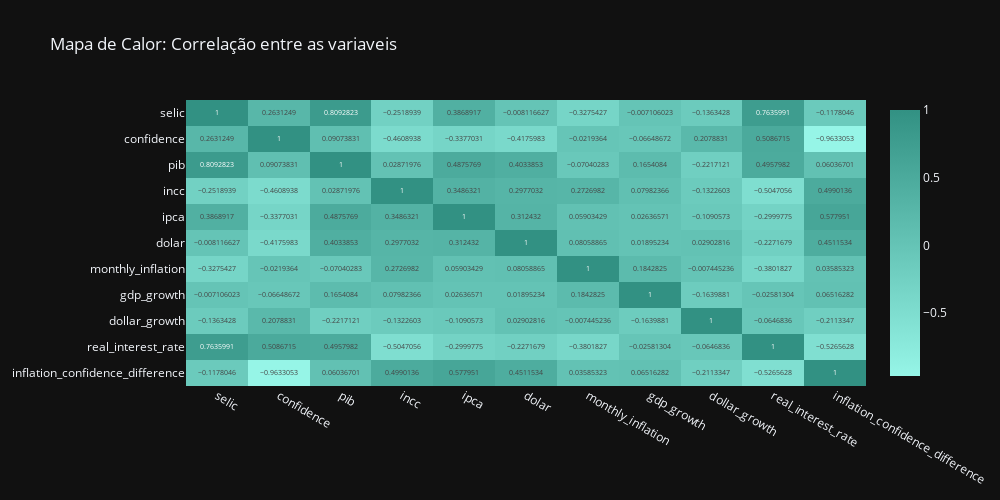

The notebook cell this image was saved under:
### Markdown cell above
### Correlation and Dispersion

### Code cell
df_macroeconomic_numeric_cols_corr = df_macroeconomic_numeric_cols.corr()
color_scale = [[0, 'rgb(150, 245, 231)'], [0.5, 'rgb(100, 195, 181)'], [1, 'rgb(50, 145, 131)']]
fig = px.imshow(df_macroeconomic_numeric_cols_corr, text_auto=True, aspect="auto", width=1000, height=500, template="plotly_dark", title="Mapa de Calor: Correlação entre as variaveis", color_continuous_scale=color_scale)
fig.show()

### Figure 1 — Plotly figure (JSON) as saved in the notebook; plotly's stock layout.template omitted (floating-point values rounded to 4 significant figures)
{"data": [{"coloraxis": "coloraxis", "hovertemplate": "x: %{x}<br>y: %{y}<br>color: %{z}<extra></extra>", "name": "0", "texttemplate": "%{z}", "type": "heatmap", "x": ["selic", "confidence", "pib", "incc", "ipca", "dolar", "monthly_inflation", "gdp_growth", "dollar_growth", "real_interest_rate", "inflation_confidence_difference"], "xaxis": "x", "y": ["selic", "confidence", "pib", "incc", "ipca", "dolar", "monthly_inflation", "gdp_growth", "dollar_growth", "real_interest_rate", "inflation_confidence_difference"], "yaxis": "y", "z": [[1, 0.2631, 0.8093, -0.2519, 0.3869, -0.008117, -0.3275, -0.007106, -0.1363, 0.7636, -0.1178], [0.2631, 1, 0.09074, -0.4609, -0.3377, -0.4176, -0.02194, -0.06649, 0.2079, 0.5087, -0.9633], [0.8093, 0.09074, 1, 0.02872, 0.4876, 0.4034, -0.0704, 0.1654, -0.2217, 0.4958, 0.06037], [-0.2519, -0.4609, 0.02872, 1, 0.3486, 0.2977, 0.2727, 0.07982, -0.1323, -0.5047, 0.499], [0.3869, -0.3377, 0.4876, 0.3486, 1, 0.3124, 0.05903, 0.02637, -0.1091, -0.3, 0.578], [-0.008117, -0.4176, 0.4034, 0.2977, 0.3124, 1, 0.08059, 0.01895, 0.02903, -0.2272, 0.4512], [-0.3275, -0.02194, -0.0704, 0.2727, 0.05903, 0.08059, 1, 0.1843, -0.007445, -0.3802, 0.03585], [-0.007106, -0.06649, 0.1654, 0.07982, 0.02637, 0.01895, 0.1843, 1, -0.164, -0.02581, 0.06516], [-0.1363, 0.2079, -0.2217, -0.1323, -0.1091, 0.02903, -0.007445, -0.164, 1, -0.06468, -0.2113], [0.7636, 0.5087, 0.4958, -0.5047, -0.3, -0.2272, -0.3802, -0.02581, -0.06468, 1, -0.5266], [-0.1178, -0.9633, 0.06037, 0.499, 0.578, 0.4512, 0.03585, 0.06516, -0.2113, -0.5266, 1]]}], "layout": {"coloraxis": {"colorscale": [[0, "rgb(150, 245, 231)"], [0.5, "rgb(100, 195, 181)"], [1, "rgb(50, 145, 131)"]]}, "height": 500, "title": {"text": "Mapa de Calor: Correlação entre as variaveis"}, "width": 1000, "xaxis": {"anchor": "y", "domain": [0, 1]}, "yaxis": {"anchor": "x", "autorange": "reversed", "domain": [0, 1]}}}
